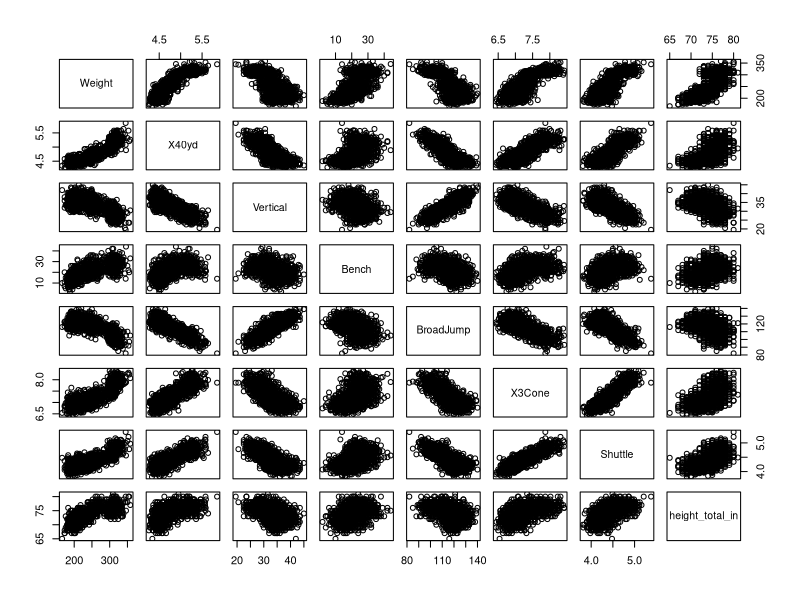
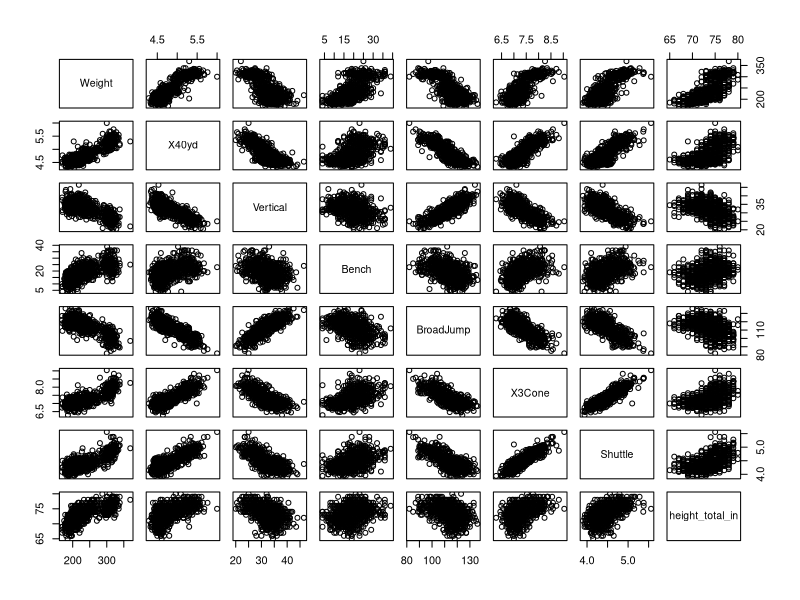
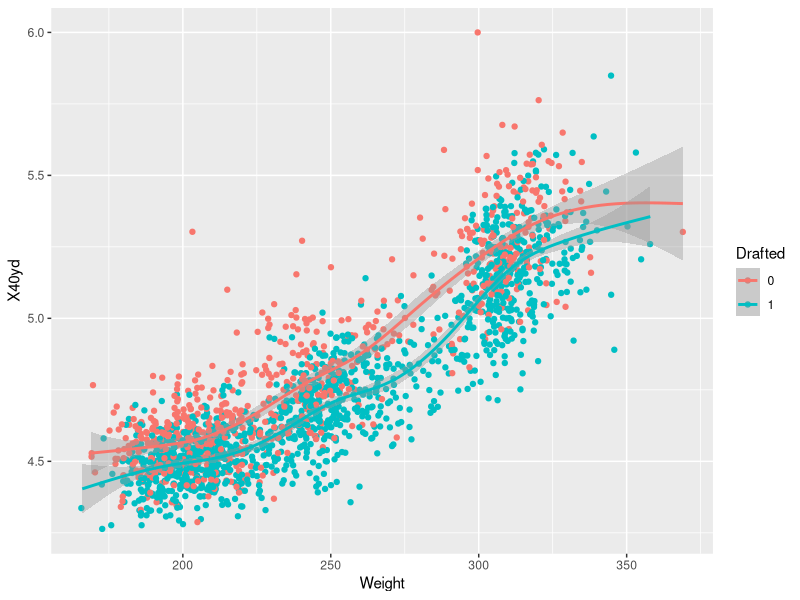
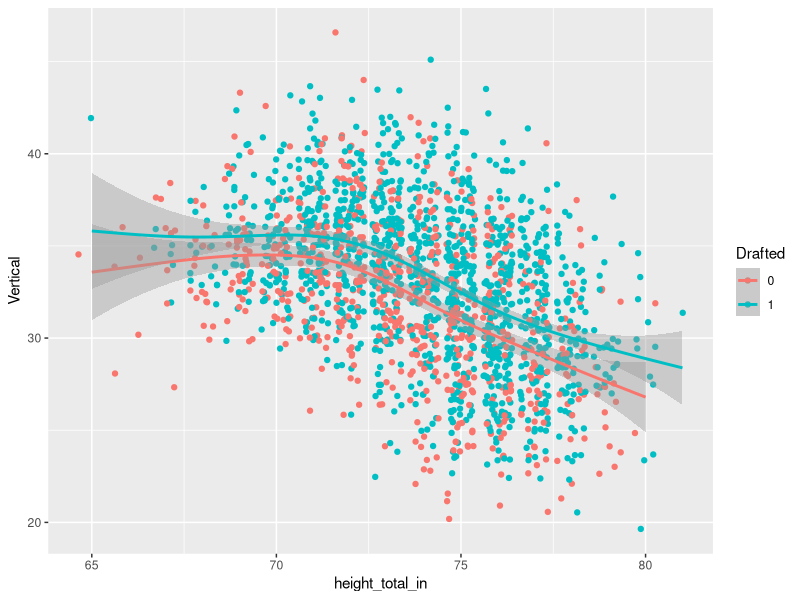

R code for these plots, in order: (Note: this script raises an error after producing the figures.)

library(sqldf)
library(ggplot2)
library(tidyverse)

nfl_combine <- read.csv("nfl_combine_2010_to_2023.csv", header = TRUE)

#######################
#####DATA CLEANING#####
#######################
#rename Broad.Jump column
names(nfl_combine)[names(nfl_combine)=='Broad.Jump'] <- 'BroadJump'

#create a data frame without ANY null values in any column (ONLY players who were drafted)
nfl_A<-na.omit(nfl_combine)
#create a data frame with ONLY players who were NOT drafted
nfl_B<-sqldf("SELECT * 
             FROM nfl_combine
             WHERE Drafted = 'False'")
#delete Round & Pick columns from nfl_A and nfl_B
nfl_A$Round <- NULL
nfl_A$Pick <- NULL
nfl_B$Round <- NULL
nfl_B$Pick <- NULL
#remove null values
nfl_A<-na.omit(nfl_A)
nfl_B<-na.omit(nfl_B)
#convert height to inches for a numeric variable
nfl_A <- nfl_A %>%
  separate(Height, into = c("feet", "inches"), sep = "-", convert = TRUE) %>%
  mutate(height_total_in = feet*12 + inches)

nfl_B <- nfl_B %>%
  separate(Height, into = c("feet", "inches"), sep = "-", convert = TRUE) %>%
  mutate(height_total_in = feet*12 + inches)

#correlation matrix for both nfl_A and nfl_B
cor_A <- cor(nfl_A[,c(7,8,9,10,11,12,13,15)]) 
pairs(nfl_A[,c(7,8,9,10,11,12,13,15)])

cor_B <- cor(nfl_B[,c(7,8,9,10,11,12,13,15)]) 
pairs(nfl_B[,c(7,8,9,10,11,12,13,15)])

#FEATURE ENGINEERING
#group positions
nfl_combine <- nfl_combine %>%
  mutate(
    PositionGroup = case_when(
      Pos %in% c("DE", "DL", "DT", "EDGE") ~ "DLINE",
      Pos %in% c("LB", "ILB", "OLB") ~ "LB",
      Pos %in% c("CB", "S", "DB") ~ "DB",
      Pos %in% c("RB", "FB") ~ "RB",
      Pos %in% c("OL", "OG","OT","C") ~ "OLINE",
      TRUE ~ Pos     # ← Keep original values
    )
  )
nfl_A <- nfl_A %>%
  mutate(
    PositionGroup = case_when(
      Pos %in% c("DE", "DL", "DT", "EDGE") ~ "DLINE",
      Pos %in% c("LB", "ILB", "OLB") ~ "LB",
      Pos %in% c("CB", "S", "DB") ~ "DB",
      Pos %in% c("RB", "FB") ~ "RB",
      Pos %in% c("OL", "OG","OT","C") ~ "OLINE",
      TRUE ~ Pos     # ← Keep original values
    )
  )
nfl_B <- nfl_B %>%
  mutate(
    PositionGroup = case_when(
      Pos %in% c("DE", "DL", "DT", "EDGE") ~ "DLINE",
      Pos %in% c("LB", "ILB", "OLB") ~ "LB",
      Pos %in% c("CB", "S", "DB") ~ "DB",
      Pos %in% c("RB", "FB") ~ "RB",
      Pos %in% c("OL", "OG","OT","C") ~ "OLINE",
      TRUE ~ Pos     # ← Keep original values
    )
  )
#join nfl_A and nfl_B to create a clean data frame with both drafted and undrafted players
nfl_C <- sqldf('
      SELECT *
      FROM nfl_A
      UNION 
      SELECT *
      FROM nfl_B
      ')

#change the Drafted column-- instead of using TRUE/FALSE, 0 and 1
nfl_C$Drafted[nfl_C$Drafted=='True']<-1
nfl_C$Drafted[nfl_C$Drafted=='False']<-0

##############################
#####DESCRIPTIVE ANALYSIS#####
##############################
#run queries to learn more about data structure
sqldf("SELECT PositionGroup, COUNT(*) AS Count
       FROM nfl_combine
       GROUP BY PositionGroup;")

sqldf("SELECT PositionGroup, COUNT(*) AS Count
       FROM nfl_C
       GROUP BY PositionGroup;")

#summary statistics query
summary_stats<-sqldf("
  SELECT 
    MIN(X40yd), 
    MAX(X40yd),
    AVG(X40yd),
    MIN(Vertical),
    MAX(Vertical),
    AVG(Vertical),
    MIN(X3Cone),
    MAX(X3Cone),
    AVG(X3Cone)
  FROM nfl_C;
")

#compare average strength across position groups - query
sqldf("
  SELECT PositionGroup, AVG(Bench) AS AvgBench
  FROM nfl_C
  GROUP BY PositionGroup
  ORDER BY AvgBench DESC;
")

sqldf("
  SELECT PositionGroup, AVG(Bench) AS AvgBench
  FROM nfl_A
  GROUP BY PositionGroup
  ORDER BY AvgBench DESC;
")

#compare average metrics between WR, DB, RB
sqldf("
  SELECT PositionGroup, 
         AVG(X40yd) AS Avg40,
         AVG(Vertical) AS AvgVertical,
         AVG(Bench) AS AvgBench,
         AVG(Shuttle) AS AvgShuttle,
         AVG(X3Cone) AS AvgThreeCone
  FROM nfl_C
  WHERE PositionGroup IN ('RB', 'WR', 'DB')
  GROUP BY PositionGroup;
")

#list the fastest OLINE/DLINE players, showing if they were drafted or not
sqldf("
      SELECT PositionGroup, Drafted,X40yd
      FROM nfl_C
      WHERE PositionGroup IN ('OLINE','DLINE')
      ORDER BY PositionGroup DESC
      LIMIT 15
")

#Which position group is the overall most explosive?
sqldf("
  SELECT PositionGroup,
         AVG(Vertical) AS AvgVertical,
         AVG(BroadJump) AS AvgBroad
  FROM nfl_A
  GROUP BY PositionGroup
  ORDER BY AvgVertical DESC;
")

#athletic score 2023
sqldf("
  SELECT Player, PositionGroup,Drafted,Year,
         ( (1/X40yd) * 100 
           + Vertical 
           + BroadJump 
           + (25 - X3Cone) 
         ) AS AthleticScore
  FROM nfl_combine
  WHERE Year=2023
  ORDER BY AthleticScore DESC
  LIMIT 15;
")

#explosiveness score - based on vertical and broad jump
sqldf("
  SELECT Player, PositionGroup,Drafted,
         (Vertical) + BroadJump AS ExplosivenessScore
  FROM nfl_C
  ORDER BY ExplosivenessScore DESC
  LIMIT 20;
")

#create scatter plots comparing player metrics
ggplot(nfl_C, aes(x=Weight, y=X40yd,color=Drafted))+
  geom_jitter()+
  geom_smooth(aes())

ggplot(nfl_C, aes(x=height_total_in, y=Vertical,color=Drafted))+
  geom_jitter()+
  geom_smooth()

ggplot(nfl_C, aes(x=Weight, y=Broad.Jump,color=Drafted))+
  geom_jitter()+
  geom_smooth()

#create boxplots comparing 40yd times of players who were drafted or not
boxplot(nfl_A$X40yd, #only players who were drafted
        main="Average Drafted 40yd Dash",
        xlab="Time",
        ylab="",
        col="purple",
        horizontal = TRUE
)
summary(nfl_A$X40yd)

boxplot(nfl_B$X40yd, #only players who were drafted
        main="Average Undrafted 40yd Dash",
        xlab="Time",
        ylab="",
        col="purple",
        horizontal = TRUE
)
summary(nfl_B$X40yd)

#comparing 40-yard times across position groups -- only looking at Drafted
ggplot(nfl_A, aes(PositionGroup, X40yd)) +
  geom_boxplot() +
  labs(title = "40-Yard Dash by Position Group")

#comparing 3-cone drill times across position groups -- only looking at Drafted
ggplot(nfl_A, aes(PositionGroup, X3Cone)) +
  geom_boxplot() +
  labs(title = "3-Cone Drill Times by Position Group")

#delete inches, feet, and Year columns from nfl_C
nfl_C$inches <- NULL
nfl_C$feet <- NULL
nfl_C$Year <- NULL
nfl_C<-na.omit(nfl_C)
nfl_C<-na.omit(nfl_C)

# 1. Keep only numeric variables (adjust if you want a subset)
combine_num <- nfl_C %>%
  select(where(is.numeric))   # or: select(Forty, Vertical, BroadJump, Bench, Shuttle, ThreeCone)

# 2. Compute correlation matrix
cor_mat <- cor(combine_num, use = "pairwise.complete.obs")
#convert correlation matrix
cor_df <- cor_mat %>%
  as.data.frame() %>%
  rownames_to_column(var = "Var1") %>%
  pivot_longer(
    cols = -Var1,
    names_to = "Var2",
    values_to = "Correlation"
  )
#correlation heatmap
ggplot(cor_df, aes(x = Var1, y = Var2, fill = Correlation)) +
  geom_tile() +
  scale_fill_gradient2(
    limits = c(-1, 1),
    midpoint = 0,
    low = "blue",
    mid = "white",
    high = "red"
  ) +
  coord_fixed() +
  theme_minimal() +
  theme(
    axis.text.x = element_text(angle = 45, vjust = 1, hjust = 1)
  ) +
  labs(
    title = "Correlation Heatmap of NFL Combine Metrics",
    x = NULL,
    y = NULL
  )

#build a density plot comparing 40-yard times across positions
library(sqldf)

nfl_subset1 <- sqldf("
  SELECT *
  FROM nfl_C
  WHERE PositionGroup IN ('RB', 'WR', 'DB')
")

ggplot(nfl_subset1, aes(Vertical, fill = PositionGroup)) +
  geom_density(alpha = 0.4)


##################
#####MODELING#####
##################

model <- lm(X3Cone ~ X40yd + Shuttle, data=nfl_C)
summary(model)

#actual vs. predicted plot - speed drills
ggplot(data = data.frame(fitted = model$fitted.values,
                         residuals = nfl_C$X3Cone))+
  geom_point(aes(x=fitted, y=residuals))+
  labs(x="Predicted",y="Actual",title="Actual vs. Predicted Plot")

#use a query to join nfl_C with nfl_combine Round and Pick
nfl_drafted <- sqldf("
  SELECT a.*, nc.Round, nc.Pick
  FROM nfl_A a
  LEFT JOIN (SELECT Pos, Player, Round, Pick 
            FROM nfl_combine) nc
  ON nc.Pos = a.Pos AND nc.Player = a.Player;
")

#select only WRs (for analysis later)
nfl_drafted_wr <- sqldf("
  SELECT *
  FROM nfl_drafted
  WHERE Pos='WR'")

#WR draft model - what pick overall would they be based off their metrics
draft_model <- lm(Pick ~ Weight+X40yd+Vertical+Bench+BroadJump+X3Cone+Shuttle, data=nfl_drafted_wr)

summary(draft_model)

#actual vs. Predicted Plot
ggplot(data = data.frame(fitted = draft_model$fitted.values,
                         residuals = nfl_drafted_wr$Pick)) +
  geom_point(aes(x = fitted, y = residuals)) +
  labs(x = "Predicted", 
       y = "Actual",
       title= "Actual vs. Predicted Plot")

#ONLY LOOKING AT 40YD
draft_model40 <- lm(Pick ~ X40yd, data=nfl_drafted_wr)
summary(draft_model40)

#actual vs. Predicted Plot
ggplot(data = data.frame(fitted = draft_model40$fitted.values,
                         residuals = nfl_drafted_wr$Pick)) +
  geom_point(aes(x = fitted, y = residuals)) +
  labs(x = "Predicted", 
       y = "Actual",
       title= "Actual vs. Predicted Plot")

#save nfl_C as a tidy csv 
write.csv(nfl_C,"tidy_data.csv",row.names = FALSE)
